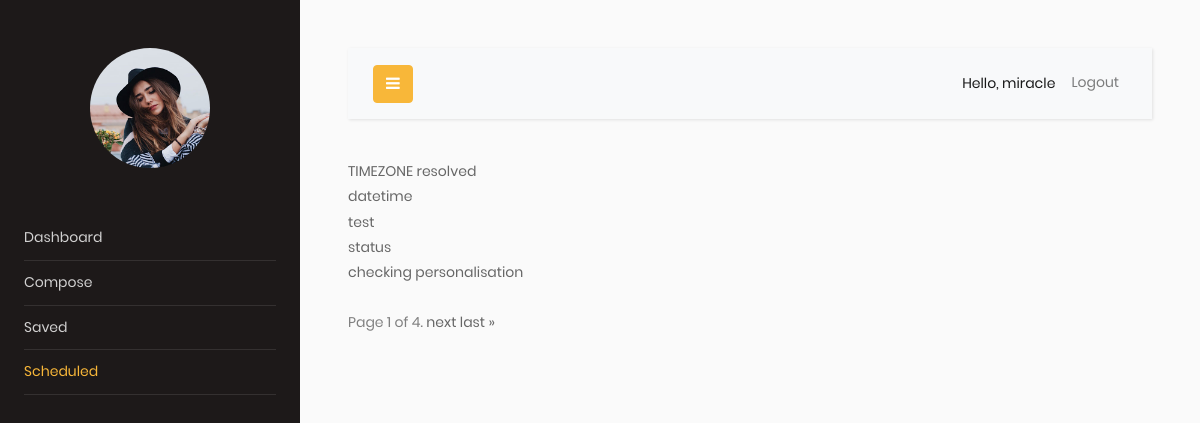
Page /scheduled/ (signed in) on the earlier database version.
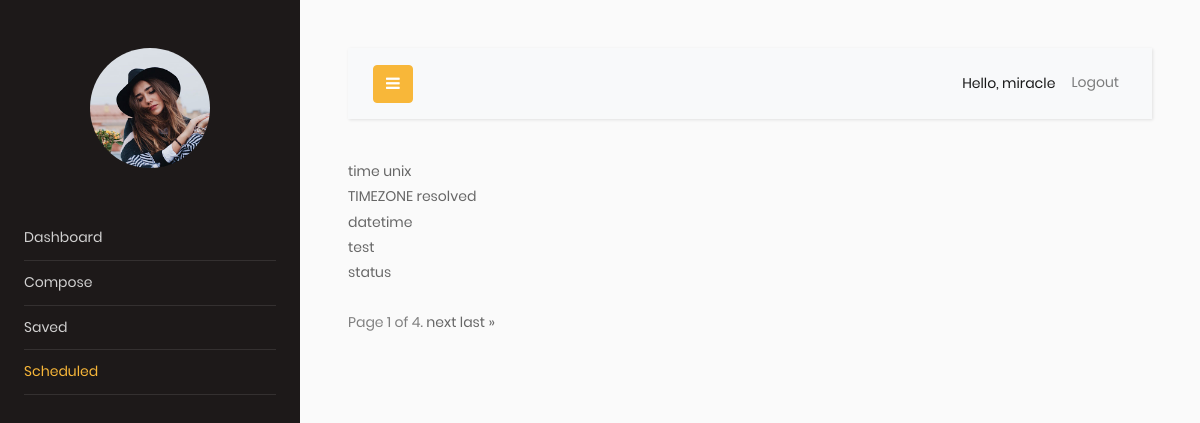
Same page on the later database version.
### emailscheduler/models.py (models this page shows)
class Compose(models.Model):
    user = models.ForeignKey(User, on_delete=models.CASCADE, related_name="emaillist", null=True)
    To = models.EmailField()
    cc = models.EmailField(blank=True, null=True)
    bcc = models.EmailField(blank=True, null=True)
    subject = models.CharField(max_length=200, blank=True, null=True)
    body = RichTextField(blank=True, null=True)
    date_time = models.DateTimeField(blank=True, null=True)
    draft = models.BooleanField(default=True)
    def __str__(self):
        return self.subject

### emailscheduler/views.py (the view)
# urls.py: path("scheduled/", views.scheduled, name="scheduled"),
def scheduled(request):
    emaillist= Compose.objects.filter(draft=False, user=request.user).order_by('-date_time')
    paginator=Paginator(emaillist,5)
    page_number = request.GET.get('page')
    page_obj = paginator.get_page(page_number)
    print(emaillist)
    return render(request, 'scheduled.html',{"emaillist":emaillist,'page_obj': page_obj})

### templates/scheduled.html (shortened to what this page needs)
<!DOCTYPE html>
<html lang="en">
<head>
    {% extends 'base.html' %}
{% block content %}
{% for email in page_obj %}
    <li>
<a href="{% url 'showscheduled' email.id %}">
    {{ email }}</a><br/>
    </li>
{% endfor %}<br/>
    <div class="pagination">
    <span class="step-links">
        <span class="current">
            Page {{ page_obj.number }} of {{ page_obj.paginator.num_pages }}.
        </span>
        {% if page_obj.has_next %}
            <a href="?page={{ page_obj.next_page_number }}">next</a>
            <a href="?page={{ page_obj.paginator.num_pages }}">last &raquo;</a>
    {% endif %}
    </span>
</div>
{% endblock content %}

Differences in the rows shown:
no longer on this page (row unchanged): Compose: subject "checking personalisation"
added Compose: subject "time unix"
